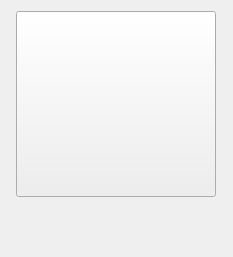
<?xml version="1.0" encoding="UTF-8"?>
<ui version="4.0">
 <class>VMWidget</class>
 <widget class="QWidget" name="VMWidget">
  <property name="geometry">
   <rect>
    <x>0</x>
    <y>0</y>
    <width>233</width>
    <height>257</height>
   </rect>
  </property>
  <property name="minimumSize">
   <size>
    <width>233</width>
    <height>244</height>
   </size>
  </property>
  <property name="maximumSize">
   <size>
    <width>233</width>
    <height>16777215</height>
   </size>
  </property>
  <property name="windowTitle">
   <string>Form</string>
  </property>
  <layout class="QVBoxLayout" name="verticalLayout">
   <property name="leftMargin">
    <number>0</number>
   </property>
   <property name="topMargin">
    <number>0</number>
   </property>
   <property name="rightMargin">
    <number>0</number>
   </property>
   <property name="bottomMargin">
    <number>0</number>
   </property>
   <item>
    <layout class="QHBoxLayout" name="horizontalLayout">
     <property name="spacing">
      <number>0</number>
     </property>
     <item>
      <spacer name="horizontalSpacer">
       <property name="orientation">
        <enum>Qt::Horizontal</enum>
       </property>
       <property name="sizeHint" stdset="0">
        <size>
         <width>40</width>
         <height>20</height>
        </size>
       </property>
      </spacer>
     </item>
     <item>
      <widget class="QPushButton" name="VMButton">
       <property name="sizePolicy">
        <sizepolicy hsizetype="Minimum" vsizetype="Preferred">
         <horstretch>0</horstretch>
         <verstretch>0</verstretch>
        </sizepolicy>
       </property>
       <property name="minimumSize">
        <size>
         <width>200</width>
         <height>186</height>
        </size>
       </property>
       <property name="maximumSize">
        <size>
         <width>200</width>
         <height>186</height>
        </size>
       </property>
       <property name="styleSheet">
        <string notr="true"/>
       </property>
       <property name="text">
        <string/>
       </property>
      </widget>
     </item>
     <item>
      <spacer name="horizontalSpacer_2">
       <property name="orientation">
        <enum>Qt::Horizontal</enum>
       </property>
       <property name="sizeHint" stdset="0">
        <size>
         <width>40</width>
         <height>20</height>
        </size>
       </property>
      </spacer>
     </item>
    </layout>
   </item>
   <item>
    <widget class="QLabel" name="label_vmName">
     <property name="sizePolicy">
      <sizepolicy hsizetype="Preferred" vsizetype="Fixed">
       <horstretch>0</horstretch>
       <verstretch>0</verstretch>
      </sizepolicy>
     </property>
     <property name="minimumSize">
      <size>
       <width>0</width>
       <height>30</height>
      </size>
     </property>
     <property name="text">
      <string/>
     </property>
     <property name="textFormat">
      <enum>Qt::RichText</enum>
     </property>
     <property name="alignment">
      <set>Qt::AlignHCenter|Qt::AlignTop</set>
     </property>
    </widget>
   </item>
  </layout>
 </widget>
 <resources/>
 <connections/>
</ui>
